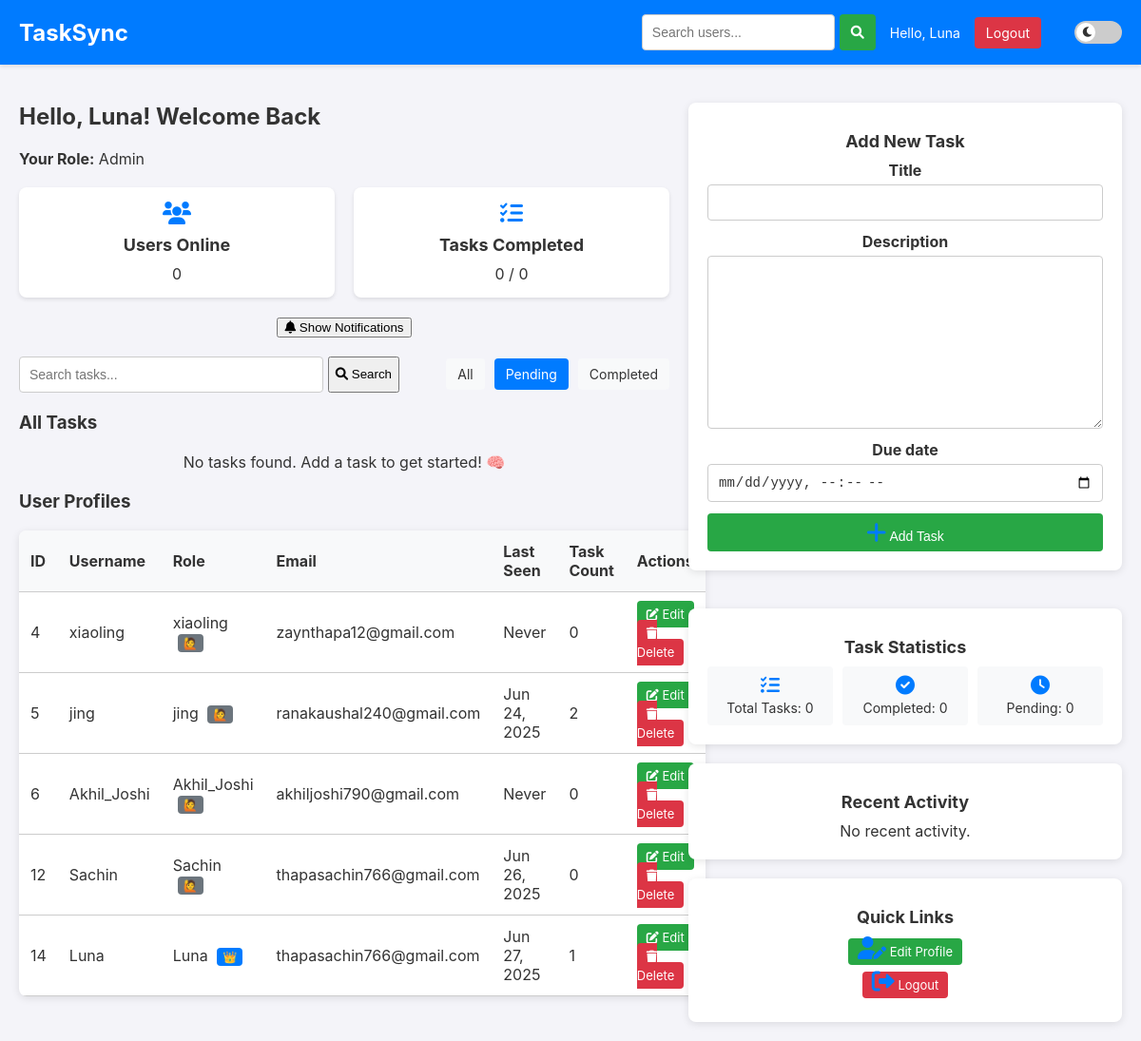
Screenshot of /dashboard/?status=pending (signed in) with the database file from the repository.
### myapp/models.py (models this page shows, shortened)
class UserProfile(models.Model):
    user = models.OneToOneField(User, on_delete=models.CASCADE, null=True)
    name = models.CharField(max_length=100)
    email = models.EmailField()  # Removed unique=True to avoid conflicts
    avatar = models.ImageField(upload_to='avatars/', blank=True, null=True)
    joined_at = models.DateTimeField(auto_now_add=True)
    last_login = models.DateTimeField(blank=True, null=True)
    role = models.CharField(max_length=10, choices=ROLE_CHOICES, default='user')

### myapp/views.py (the view, shortened to what this page needs)
# urls.py: path('dashboard/', views.dashboard, name='dashboard'),
@login_required
def dashboard(request):
    try:
        user_profile = request.user.userprofile
    except UserProfile.DoesNotExist:
        messages.error(request, "User profile not found.")
        return redirect('login')
    user_query = request.GET.get('user_query', '')
    task_query = request.GET.get('task_query', '')
    status = request.GET.get('status', 'all')
    if user_profile.role == "admin" or request.user.is_superuser:
        users = UserProfile.objects.filter(name__icontains=user_query) if user_query else UserProfile.objects.all()
        user_tasks = Task.objects.all()
    else:
        users = UserProfile.objects.filter(user=request.user)
        user_tasks = Task.objects.filter(user=request.user)
    if task_query:
        user_tasks = user_tasks.filter(
            Q(title__icontains=task_query) | Q(description__icontains=task_query)
        )
    if status == 'completed':
        user_tasks = user_tasks.filter(is_completed=True)
    elif status == 'pending':
        user_tasks = user_tasks.filter(is_completed=False)
    user_tasks = user_tasks.order_by('-created_at')
    tasks_completed = user_tasks.filter(is_completed=True).count()
    tasks_pending = user_tasks.count() - tasks_completed
    task_form = TaskForm()
    active_sessions = Session.objects.filter(expire_date__gte=now())
    online_user_ids = [s.get_decoded().get('_auth_user_id') for s in active_sessions]
    users_online = User.objects.filter(id__in=online_user_ids).count()
    recent_activities = [{
        'action': 'completed' if task.is_completed else 'created',
        'message': f"Task '{task.title}' {'completed' if task.is_completed else 'created'} by {task.user.username}",
        'timestamp': task.created_at
    } for task in user_tasks[:5]]
    return render(request, "myapp/home.html", {
        "users": users,
        "user_query": user_query,
        "task_query": task_query,
        "status": status,
        "users_online": users_online,
        "user_tasks": user_tasks,
        "tasks_completed": tasks_completed,
        "tasks_pending": tasks_pending,
        "task_form": task_form,
        "recent_activities": recent_activities,
    })

### myapp/forms.py
class TaskForm(forms.ModelForm):
    due_date = forms.DateTimeField(
        widget=forms.DateTimeInput(attrs={'type': 'datetime-local'}),
        required=False
    )
    class Meta:
        model = Task
        fields = ['title', 'description', 'due_date']

### myapp/templates/myapp/home.html (shortened to what this page needs)
{% extends 'myapp/base.html' %}
{% load static %}
{% block content %}
<div class="dashboard-container">
    <div class="main-content">
        <div class="welcome-section">
            <h2 class="fade-in">Hello, {{ request.user.username }}! Welcome Back</h2>
            <p><strong>Your Role:</strong> {{ request.user.userprofile.role|title }}</p>
        </div>
        <div class="dashboard-cards">
            <div class="card">
                <i class="fas fa-users"></i>
                <h3>Users Online</h3>
                <p>{{ users_online }}</p>
            </div>
            <div class="card">
                <i class="fas fa-tasks"></i>
                <h3>Tasks Completed</h3>
                <p>{{ tasks_completed }} / {{ user_tasks.count }}</p>
            </div>
        </div>
        <div class="notification">
            <button onclick="showPopup()"><i class="fas fa-bell"></i> Show Notifications</button>
        </div>
        <div class="task-controls">
            <form method="GET" action="{% url 'dashboard' %}" class="search-form">
                <input type="text" name="task_query" placeholder="Search tasks..." value="{{ task_query|default:'' }}">
                <button type="submit"><i class="fas fa-search"></i> Search</button>
            </form>
            <div class="task-filters">
                <a href="{% url 'dashboard' %}?status=all" class="filter-btn {% if status == 'all' or not status %}active{% endif %}">All</a>
                <a href="{% url 'dashboard' %}?status=pending" class="filter-btn {% if status == 'pending' %}active{% endif %}">Pending</a>
                <a href="{% url 'dashboard' %}?status=completed" class="filter-btn {% if status == 'completed' %}active{% endif %}">Completed</a>
            </div>
        </div>
        <section class="task-list">
            <h3>{% if request.user.userprofile.role == "admin" %}All Tasks{% else %}Your Tasks{% endif %}</h3>
            {% if user_tasks %}
                <div class="task-grid">
                    {% for task in user_tasks %}
                        <div class="task-card {% if task.is_completed %}completed{% endif %}">
                            <div class="task-card-header">
                                <h4>{{ task.title }}</h4>
                                <span class="task-status">
                                    {% if task.is_completed %}
                                        <i class="fas fa-check-circle"></i> Completed
                                    {% else %}
                                        <i class="fas fa-clock"></i> Pending
                                    {% endif %}
                                </span>
                            </div>
                            <p>{{ task.description|truncatewords:20 }}</p>
                            <small>Created: {{ task.created_at|date:"M d, Y H:i" }}</small>
                            {% if task.due_date %}
                                <small><br>Due: {{ task.due_date|date:"M d, Y H:i" }}</small>
                            {% endif %}
                            <div class="task-actions">
                                {% if not task.is_completed %}
                                    <a href="{% url 'complete_task' task.id %}" class="btn small success-btn"><i class="fas fa-check"></i> Mark Done</a>
                                    <a href="{% url 'edit_task' task.id %}" class="btn small"><i class="fas fa-edit"></i> Edit</a>
                                {% endif %}
                                <form method="POST" action="{% url 'delete_task' task.id %}" style="display:inline;">
                                    {% csrf_token %}
                                    <button type="submit" class="btn small delete-btn" onclick="return confirm('Delete this task?')"><i class="fas fa-trash"></i> Delete</button>
                                </form>
                            </div>
                        </div>
                    {% endfor %}
                </div>
            {% else %}
                <p class="no-tasks">No tasks found. Add a task to get started! 🧠</p>
            {% endif %}
        </section>
        {% if request.user.userprofile.role == "admin" %}
        <section class="user-list">
            <h3>{% if user_query %}Search Results for "{{ user_query }}"{% else %}User Profiles{% endif %}</h3>
            <table>
                <thead>
                    <tr>
                        <th>ID</th>
                        <th>Username</th>
                        <th>Role</th>
                        <th>Email</th>
                        <th>Last Seen</th>
                        <th>Task Count</th>
                        <th>Actions</th>
                    </tr>
                </thead>
                <tbody>
                    {% for user in users %}
                        <tr>
                            <td>{{ user.user.id }}</td>
                            <td>{{ user.user.username }}</td>
                            <td>
                                {{ user.user.username }}
                                {% if user.role == "admin" %}
                                    <span class="badge admin-badge" title="Admin">👑</span>
                                {% else %}
                                    <span class="badge user-badge" title="User">🙋</span>
                                {% endif %}
                            </td>
                            <td>{{ user.user.email }}</td>
                            <td>{{ user.last_login|date:"M d, Y"|default:"Never" }}</td>
                            <td>{{ user.user.task_set.count }}</td>
                            <td>
                                <a href="{% url 'edit_profile' user.user.id %}" class="btn small"><i class="fas fa-edit"></i> Edit</a>
                                <a href="{% url 'delete_user' user.user.id %}" class="btn small delete-btn"><i class="fas fa-trash"></i> Delete</a>
                            </td>
                        </tr>
                    {% empty %}
                        <tr><td colspan="7">No users found for "{{ user_query }}".</td></tr>
                    {% endfor %}
                </tbody>
            </table>
        </section>
        {% endif %}
    </div>
    <aside class="sidebar">
        <section class="task-form card">
            <h3>Add New Task</h3>
            <form method="POST" class="styled-form">
                {% for field in task_form %}
                    <div class="form-group">
                        <label for="{{ field.id_for_label }}">{{ field.label }}</label>
                        {{ field }}
                    </div>
                {% endfor %}
                <button type="submit" name="add_task" class="btn"><i class="fas fa-plus"></i> Add Task</button>
            </form>
        </section>
        <section class="task-stats card">
            <h3>Task Statistics</h3>
            <div class="stats-grid">
                <div class="stat-item">
                    <i class="fas fa-tasks"></i>
                    <p>Total Tasks: {{ user_tasks.count }}</p>
                </div>
                <div class="stat-item">
                    <i class="fas fa-check-circle"></i>
                    <p>Completed: {{ tasks_completed }}</p>
                </div>
                <div class="stat-item">
                    <i class="fas fa-clock"></i>
                    <p>Pending: {{ tasks_pending }}</p>
                </div>
            </div>
        </section>
        <section class="recent-activity card">
            <h3>Recent Activity</h3>
            {% if recent_activities %}
                <ul class="activity-list">
                    {% for activity in recent_activities %}
                        <li class="activity-item">
                            <span class="activity-icon">
                                {% if activity.action == 'created' %}
                                    <i class="fas fa-plus-circle"></i>
                                {% elif activity.action == 'completed' %}
                                    <i class="fas fa-check-circle"></i>
                                {% elif activity.action == 'deleted' %}
                                    <i class="fas fa-trash"></i>
                                {% endif %}
                            </span>
                            <span>{{ activity.message }}</span>
                            <small>{{ activity.timestamp|date:"M d, Y H:i" }}</small>
                        </li>
                    {% endfor %}
                </ul>
            {% else %}
                <p class="no-activity">No recent activity.</p>
            {% endif %}
        </section>
        <section class="quick-links card">
            <h3>Quick Links</h3>
            <ul class="link-list">
                <li><a href="{% url 'edit_profile' request.user.id %}" class="btn small"><i class="fas fa-user-edit"></i> Edit Profile</a></li>
                <li><a href="{% url 'logout' %}" class="btn small logout-btn"><i class="fas fa-sign-out-alt"></i> Logout</a></li>
            </ul>
        </section>
    </aside>
</div>
{% endblock %}

### myapp/templates/myapp/base.html (shortened to what this page needs)
{% load static %}
<!DOCTYPE html>
<html lang="en">
<head>
  <link rel="stylesheet" href="https://cdnjs.cloudflare.com/ajax/libs/font-awesome/6.0.0/css/all.min.css">
  <link rel="stylesheet" href="{% static 'myapp/styles.css' %}">
</head>
<body data-theme="light">
  <nav class="navbar">
    <h1>TaskSync</h1>
    <div class="nav-right">
      {% if user.is_authenticated %}
        {% if request.resolver_match and request.resolver_match.url_name not in 'login,register' %}
          <form method="GET" action="{% url 'dashboard' %}" class="search-form">
            <input type="text" name="user_query" placeholder="Search users..." value="{{ user_query|default:'' }}">
            <button type="submit"><i class="fas fa-search"></i></button>
          </form>
        {% endif %}
        <span class="user-greeting">Hello, {{ user.username }}</span>
        <a class="btn logout-btn" href="{% url 'logout' %}">Logout</a>
      {% else %}
        <a class="btn" href="{% url 'login' %}">Login</a>
        <a class="btn" href="{% url 'register' %}">Sign Up</a>
      {% endif %}
      <label class="theme-toggle">
        <span class="toggle-label"><i class="fas fa-moon"></i></span>
      </label>
    </div>
  </nav>
  <main>
    {% block content %}
    {% endblock %}
  </main>
</body>
</html>

### rows the page displays
UserProfile: user.id "4", user.username "xiaoling", user.email "zaynthapa12@gmail.com", last_login "Never", user.task_set.count "0"
UserProfile: user.id "5", user.username "jing", user.email "ranakaushal240@gmail.com", last_login "Jun 24, 2025", user.task_set.count "2"
UserProfile: user.id "6", user.username "Akhil_Joshi", user.email "akhiljoshi790@gmail.com", last_login "Never", user.task_set.count "0"
UserProfile: user.id "12", user.username "Sachin", user.email "thapasachin766@gmail.com", last_login "Jun 26, 2025", user.task_set.count "0"
UserProfile: user.id "14", user.username "Luna", user.email "thapasachin766@gmail.com", last_login "Jun 27, 2025", user.task_set.count "1"

### other values shown
{{ user.username }} "Luna"
{{ request.user.username }} "Luna"
{{ request.user.userprofile.role|title }} "Admin"
{{ users_online }} "0"
{{ tasks_completed }} "0"
{{ user_tasks.count }} "0"
{{ field.label }} "Title" "Description" "Due date"
{{ tasks_pending }} "0"
